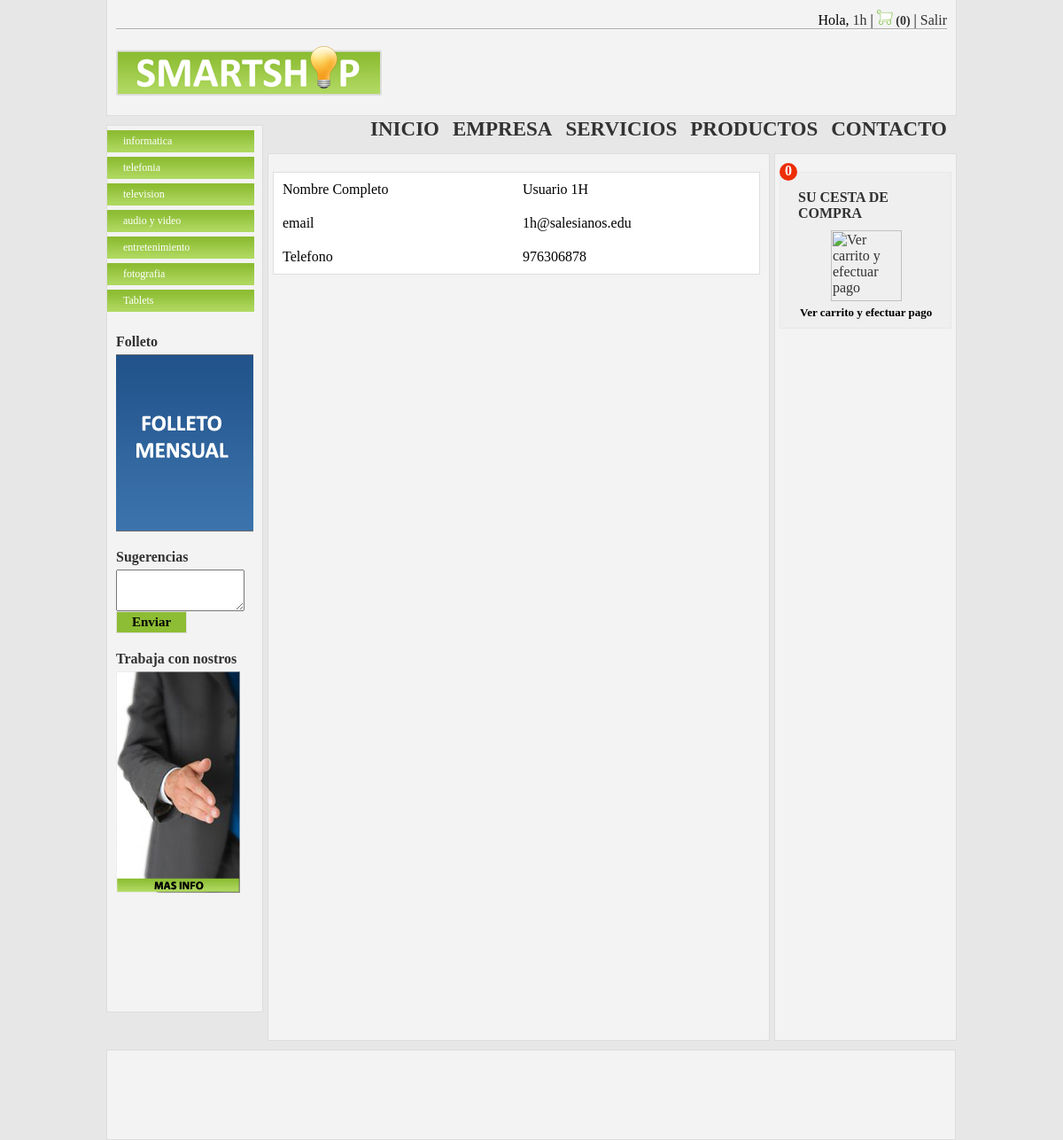
Screenshot of /profile.php (signed in) with the database file from the repository.
### tables this page shows
CREATE TABLE IF NOT EXISTS `categorias` (
  `idcategoria` int(11) NOT NULL AUTO_INCREMENT,
  `nombre` varchar(50) NOT NULL,
  PRIMARY KEY (`idcategoria`)
);

CREATE TABLE IF NOT EXISTS `usuarios` (
  `usuario` varchar(20) NOT NULL,
  `password` varchar(10) NOT NULL,
  `nombreCompleto` varchar(50) NOT NULL,
  `email` varchar(60) NOT NULL,
  `telefono` varchar(13) NOT NULL,
  `fechaultimoacceso` datetime NOT NULL,
  PRIMARY KEY (`usuario`)
);

### profile.php (the view, shortened to what this page needs)
<!DOCTYPE HTML PUBLIC "-//W3C//DTD HTML 4.0 Transitional//EN">
<!DOCTYPE HTML>
<html>
	<head>
		<link href="css/page_style.css" rel="stylesheet" type="text/css">
        <link rel="stylesheet" href="css/slider/coin-slider-styles.css" type="text/css">
        <link rel="stylesheet" type="text/css" href="css/nav_l/styles.css">
        <link rel="stylesheet" href="css/breadcrumb/BreadCrumb.css" type="text/css">
	</head>
<body>
	<div id="container">
		<div id="header">
        	<div class="top_nav">
            	<ul>
					<li>Hola,
<a href="profile.php"> <?php
		echo $_SESSION['usuario'];?></a> 			</li>
					<li>|</li>
					<li>
						<a href="verCarrito.php" class="cart_counter"><img src="img/total_cart.png" width="18" height="18"> (<?php
$id = $_SESSION['usuario'];
$sql="SELECT * FROM compras as c, productos as p WHERE c.idProducto=p.idProducto AND comprador='$id'";
$registros=mysql_query($sql)or die("Error al leer compras <br> <a href='tienda.php'>Pulse aqui para continuar </a>");
$total = mysql_num_rows($registros);	echo $total;
?>)</a>
					</li>
					<li>|</li>
					<li><a href="logout.php">Salir</a></li>
				</ul>
            </div>
            <hr>
            <div class="logo">
            	<img src="img/logo.png" height="56" width="300" alt="SmartShop">
            </div>
            <div class="right_nav">
            	<ul>
					<li><a href="tienda.php">INICIO</a></li>
    				<li><a href="empresa.html">EMPRESA</a></li>
    				<li><a href="servicios.html">SERVICIOS</a></li>
    				<li><a href="productos.html">PRODUCTOS</a></li>
					<li>
					<?php
	if ($_SESSION['usuario']=='admin')
	{
	   echo"<a href='estadistica.php'>ESTADISTICA</a></li>";
	}
	else
	{
	  echo"<a href='contacto.html'>CONTACTO</a></li>";
	}
	?>
	   			</ul>
			            </div>
		</div>
        <div id="left_sidebar">
        	<div id="navigation-block">
            <ul id="sliding-navigation">
<?php
$sql="SELECT * FROM categorias";
$reg=mysql_query($sql)or die("Error al leer categorias <br> <a href='tienda.php'>Pulse aqui para continuar </a>");
while($linea=mysql_fetch_array($reg))
{
   echo "<li class='sliding-element'><a href='tienda.php?cat=$linea[idcategoria]'>$linea[nombre]</a>			</li>";
}
?>
	            </ul>
			</div>
			<h4>Folleto</h4>
			<div class="poster">
			<img src="img/folleto_p.png" width="155" height="200" alt="Folleto" title="Folleto">
			</div>
			<h4>Sugerencias</h4>
			<div class="newsletter_form">
			<form method="post" action="altasSugerencias.php">
			<textarea cols="16" rows="3" name="sugerencias"></textarea>
			<input name="send" type="submit" value="Enviar" class="button">
			</form>
			</div>
			 <h4>Trabaja con nostros</h4>
			 <div class="poster">
			 <img src="img/jobs1.jpg" height="250" width="140" alt="Trabaja con nosotros" title="Trabaja con nosotros">
			 </div>
		</div>
        <div id="main_content">
<?php
$sql="SELECT * FROM usuarios WHERE usuario='$id'";
$registros=mysql_query($sql)or die("Error al leer compras <br> <a href='tienda.php'>Pulse aqui para continuar </a>");
?>
			<table>
<?php
$linea=mysql_fetch_array($registros);
 echo"<tr><td>Nombre Completo</td><td>$linea[nombreCompleto]</td></tr><tr><td>email </td><td>$linea[email]</td></tr><tr><td>Telefono</td><td>$linea[telefono]</td></tr>";
?>
	</table>
		</div>
			<div id="right_sidebar">
				 <div class="cart">
				 <div class="counter">
				 <?php echo $total?>
				 </div>
					<h5>Su cesta de compra</h5>
						<a href='verCarrito.php'><img  class="cart_big" src="img/carrito.png" width="80" height="80" alt="Ver carrito y efectuar pago"></a><br>
						<p class="checkout">Ver carrito y efectuar pago</p>
				  </div>
			</div>
			<div id="footer">
			</div>
	</div>
</body>
</html>

### css/page_style.css (style rules this page uses)
*, html, body, div, dl, dt, dd, ul, ol, li, h1, h2, h3, h4, h5, h6, pre, form, label, fieldset, input, p, blockquote, th, td { margin:0; padding:0 }
table { border-collapse:collapse; border-spacing:0; overflow-y: scroll; }
fieldset, img { border:0 }
ol, ul, li { list-style:none }
h1, h2, h3, h4, h5, h6 { font-size:100%; font-weight:normal }
a img { border:none }
a, a:hover { text-decoration: none; color: #323232; }
body { font-family: Calibri; font-size: 16px; background: #e7e7e7; margin: 0; padding: 0; color: #000; }
h4 { font-family: Calibri; font-size: 16px; padding: 20px 10px 0; font-weight: bolder; color: #323232; }
a.cart_counter { font-size: 14px; font-weight: bold; }
#container { margin: 0 auto; width: 960px; }
#header { padding: 10px 10px 0; background: #f3f3f3; border: 1px solid #dddddd; border-top: none; height: 120px; }
.top_nav ul { float: right; list-style-type: none; }
.top_nav ul li { display: inline; }
hr { display: block; position: relative; margin: 8px auto; width: 100%; clear: both; border: none; border-top: 1px solid #AAA; border-bottom: 1px solid #FFF; font-size: 1px; line-height: 0; overflow: visible; }
.logo { float: left; margin: 10px 0 0 ; }
.right_nav { width:100%; height:30px; }
.right_nav ul { float: right; margin:25px 0 0; padding:0px; font-family: Calibri; font-size: 23px; font-weight: bolder; color: #323232; }
.right_nav ul li { display:inline; height:30px; float:left; list-style:none; margin-left:15px; }
#left_sidebar { background: #f3f3f3; border: 1px solid #dddddd; float: left; height: 1000px; margin: 10px 0 5px; margin-bottom: 10px; width: 175px; }
.poster { float:left; padding: 5px 10px 0; margin-bottom: 20px; }
.newsletter_form { float: left; padding: 5px 10px 0; }
.button { border: 1px solid #dddddd; background: #8dbd34; height: 25px; width: 80px; font-family: Calibri; font-size: 15px; font-weight: bold; margin-bottom: 20px; }
#main_content { background: #f3f3f3; border: 1px solid #dddddd; float: left; height: 1000px; margin: 10px 5px 5px ; margin-bottom: 10px; width: 565px; }
table { margin: 20px 5px 0; width: 550px; border:solid 1px #dedede; background:#fff; }
td, th { padding: 10px; }
#right_sidebar { background: #f3f3f3; border: 1px solid #dddddd; float: left; height: 1000px; margin: 10px 0 0; margin-bottom: 10px; width: 204px; }
.cart { float: left; margin: 20px 5px 0; height: 175px; width: 192px; background-color: #efefef; border: 1px solid #e8e8e8; z-index: 1; }
img.cart_big { float: left; margin: 10px 57px 0; }
p.checkout { font-size: 13px; font-family: Calibri; font-weight: bold; float: left; margin-left: 22px; margin-top: 5px }
h5 { font-family: Calibri; font-size: 16px; margin: 10px 20px 0; font-weight: bolder; color: #323232; text-transform: uppercase; }
.counter { margin: -11px -1px 0; height: 20px; width: 20px; -moz-border-radius: 10px; border-radius: 10px; background-color: #ec2f03; z-index: 2; text-align: center; font: Calibri; font-size: 16px; font-weight: bold; color: #fff; }
#footer { background: #f3f3f3; border: 1px solid #dddddd; float: left; height: 100px; width: 957px; }

### css/nav_l/styles.css (style rules this page uses)
ul#sliding-navigation { list-style: none; font-size: .75em; margin: 5px 0; padding: 0; }
ul#sliding-navigation li.sliding-element h3, ul#sliding-navigation li.sliding-element a { display: block; width: 130px; padding: 5px 18px; margin: 0; margin-bottom: 5px; }
ul#sliding-navigation li.sliding-element a { color:#FFF; background: url(../../img/nav_l/tab_bg.png) repeat-x; text-decoration: none; }

### rows the page displays
categorias: nombre "informatica"
categorias: nombre "telefonia"
categorias: nombre "television"
categorias: nombre "audio y video"
categorias: nombre "entretenimiento"
categorias: nombre "fotografia"
categorias: nombre "Tablets"
usuarios: nombreCompleto "Usuario 1H", email "1h@salesianos.edu", telefono "976306878"

### other values shown
$_SESSION['usuario'] "1h"
$total "0"
